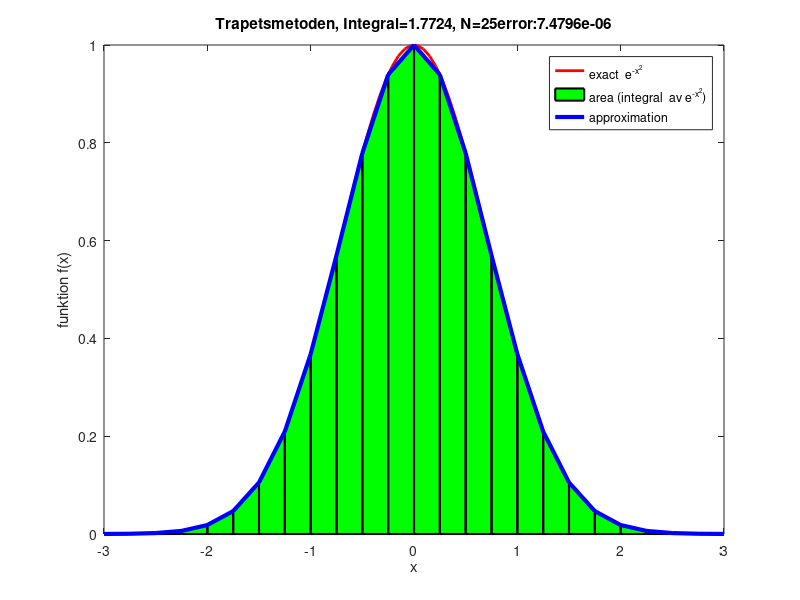

Reproduce this figure in MATLAB.
close all;
clear

%fun = @(x) exp(-0.1*x.^2).*sin(5*x)
fun = @(x) exp(-x.^2)

% definition av integration intervalet [n,p]

n= -3;
p= 3.0

% gammalt  matlab-funktion
 Q1 =  quadl(fun,n,p);

Q =  integral(fun,n,p);


fun_exact = 0;
fun_calc = 0;

x_exact = linspace(n, p);
N = size(x_exact,2)


  for i = 1:N
	    func_exact(i) =fun(x_exact(i));

%fellog(i) = log10(abs(Lagrange_pol(i) - func_exact(i)));
%fel(i) = abs(Lagrange_pol(i) - func_exact(i));

end

  N_calc = 25;
  x_calc = linspace(n, p, N_calc);


for i = 1:N_calc
	  fun_calc(i) =fun(x_calc(i));
end

int_calc = trapz(x_calc,  fun_calc);

	
figure
plot(x_exact,func_exact, ' r-',  'LineWidth',2)

xverts = [x_calc(1:end-1);x_calc(1:end-1);x_calc(2:end);x_calc(2:end)];
yverts = [zeros(1,N_calc-1);fun_calc(1:end-1);fun_calc(2:end);zeros(1,N_calc-1)];
hold on


patch(xverts, yverts,'g','LineWidth',1.5)

plot(x_calc,  fun_calc,'b','LineWidth',3);

error = abs(Q-int_calc)

  
  xlabel('x')
  ylabel('funktion f(x)')
  legend('exact  e^{-x^2}','area (integral  av e^{-x^2})','approximation ');
%legend('exact e^{-0.1 x^2} sin(5x)', ...
	%'area (integral  av e^{-0.1 x^2} sin(5x))','approximation ');
title(['Trapetsmetoden, Integral=',num2str(int_calc),', N=',num2str(N_calc),'error:',num2str(error)]);
